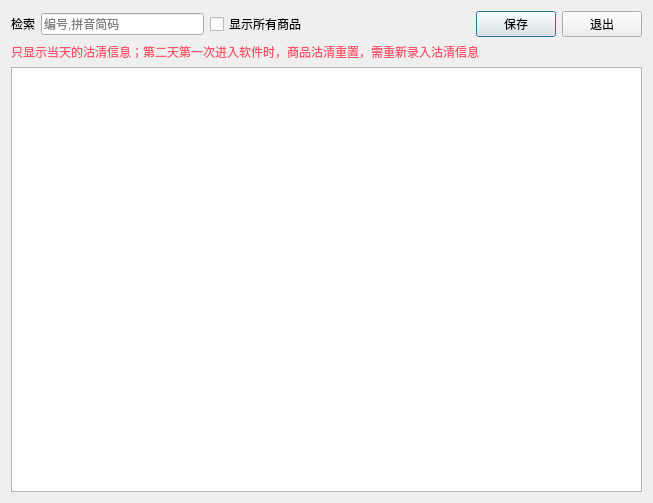
<?xml version="1.0" encoding="UTF-8"?>
<ui version="4.0">
 <class>w_scr_dish_guqing_report</class>
 <widget class="QDialog" name="w_scr_dish_guqing_report">
  <property name="geometry">
   <rect>
    <x>0</x>
    <y>0</y>
    <width>653</width>
    <height>503</height>
   </rect>
  </property>
  <property name="windowTitle">
   <string>Dialog</string>
  </property>
  <layout class="QVBoxLayout" name="verticalLayout">
   <item>
    <layout class="QHBoxLayout" name="horizontalLayout">
     <item>
      <widget class="QLabel" name="label_2">
       <property name="text">
        <string>检索</string>
       </property>
      </widget>
     </item>
     <item>
      <widget class="QLineEdit" name="lineEdit_filter">
       <property name="placeholderText">
        <string>编号,拼音简码</string>
       </property>
      </widget>
     </item>
     <item>
      <widget class="QCheckBox" name="checkBox_showall">
       <property name="text">
        <string>显示所有商品</string>
       </property>
      </widget>
     </item>
     <item>
      <spacer name="horizontalSpacer">
       <property name="orientation">
        <enum>Qt::Horizontal</enum>
       </property>
       <property name="sizeHint" stdset="0">
        <size>
         <width>40</width>
         <height>20</height>
        </size>
       </property>
      </spacer>
     </item>
     <item>
      <widget class="lds_toolbar_button" name="pushButton_save">
       <property name="text">
        <string>保存</string>
       </property>
       <property name="outer_stylesheet" stdset="0">
        <string>pushbutton</string>
       </property>
      </widget>
     </item>
     <item>
      <widget class="lds_toolbar_button" name="pushButton_exit">
       <property name="text">
        <string>退出</string>
       </property>
       <property name="outer_stylesheet" stdset="0">
        <string>pushbutton</string>
       </property>
      </widget>
     </item>
    </layout>
   </item>
   <item>
    <widget class="QLabel" name="label">
     <property name="styleSheet">
      <string notr="true">color:#ff546b;</string>
     </property>
     <property name="text">
      <string>只显示当天的沽清信息；第二天第一次进入软件时，商品沽清重置，需重新录入沽清信息</string>
     </property>
     <property name="wordWrap">
      <bool>true</bool>
     </property>
    </widget>
   </item>
   <item>
    <widget class="lds_tableView" name="tableView"/>
   </item>
  </layout>
  <zorder>tableView</zorder>
  <zorder>label</zorder>
  <zorder>checkBox_showall</zorder>
  <zorder>lineEdit_filter</zorder>
 </widget>
 <customwidgets>
  <customwidget>
   <class>lds_toolbar_button</class>
   <extends>QPushButton</extends>
   <header>lds_toolbar_button.h</header>
  </customwidget>
  <customwidget>
   <class>lds_tableView</class>
   <extends>QTableView</extends>
   <header>lds_tableview.h</header>
  </customwidget>
 </customwidgets>
 <resources/>
 <connections/>
</ui>
